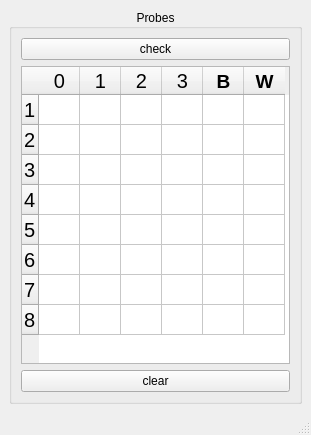
<?xml version="1.0" encoding="UTF-8"?>
<ui version="4.0">
 <class>MainWindow</class>
 <widget class="QMainWindow" name="MainWindow">
  <property name="geometry">
   <rect>
    <x>0</x>
    <y>0</y>
    <width>311</width>
    <height>435</height>
   </rect>
  </property>
  <property name="windowTitle">
   <string>MasterMind assistant</string>
  </property>
  <widget class="QWidget" name="centralwidget">
   <layout class="QHBoxLayout" name="horizontalLayout" stretch="0">
    <item>
     <widget class="QGroupBox" name="groupBox">
      <property name="title">
       <string>Probes</string>
      </property>
      <property name="alignment">
       <set>Qt::AlignCenter</set>
      </property>
      <layout class="QVBoxLayout" name="verticalLayout_2">
       <item>
        <widget class="QPushButton" name="check">
         <property name="text">
          <string>check</string>
         </property>
        </widget>
       </item>
       <item>
        <widget class="QTableWidget" name="tabProbe">
         <property name="font">
          <font>
           <pointsize>15</pointsize>
          </font>
         </property>
         <property name="horizontalScrollBarPolicy">
          <enum>Qt::ScrollBarAlwaysOff</enum>
         </property>
         <property name="selectionMode">
          <enum>QAbstractItemView::SingleSelection</enum>
         </property>
         <property name="wordWrap">
          <bool>false</bool>
         </property>
         <property name="rowCount">
          <number>8</number>
         </property>
         <attribute name="horizontalHeaderDefaultSectionSize">
          <number>41</number>
         </attribute>
         <row/>
         <row/>
         <row/>
         <row/>
         <row/>
         <row/>
         <row/>
         <row/>
         <column>
          <property name="text">
           <string>0</string>
          </property>
         </column>
         <column>
          <property name="text">
           <string>1</string>
          </property>
         </column>
         <column>
          <property name="text">
           <string>2</string>
          </property>
         </column>
         <column>
          <property name="text">
           <string>3</string>
          </property>
         </column>
         <column>
          <property name="text">
           <string>B</string>
          </property>
          <property name="font">
           <font>
            <pointsize>14</pointsize>
            <bold>true</bold>
           </font>
          </property>
          <property name="background">
           <color>
            <red>224</red>
            <green>27</green>
            <blue>36</blue>
           </color>
          </property>
         </column>
         <column>
          <property name="text">
           <string>W</string>
          </property>
          <property name="font">
           <font>
            <pointsize>14</pointsize>
            <bold>true</bold>
           </font>
          </property>
          <property name="background">
           <color>
            <red>224</red>
            <green>27</green>
            <blue>36</blue>
           </color>
          </property>
         </column>
        </widget>
       </item>
       <item>
        <widget class="QPushButton" name="clear">
         <property name="text">
          <string>clear</string>
         </property>
        </widget>
       </item>
      </layout>
     </widget>
    </item>
   </layout>
  </widget>
  <widget class="QMenuBar" name="menubar">
   <property name="geometry">
    <rect>
     <x>0</x>
     <y>0</y>
     <width>311</width>
     <height>21</height>
    </rect>
   </property>
  </widget>
  <widget class="QStatusBar" name="statusbar"/>
 </widget>
 <resources/>
 <connections>
  <connection>
   <sender>clear</sender>
   <signal>clicked()</signal>
   <receiver>MainWindow</receiver>
   <slot>clear()</slot>
   <hints>
    <hint type="sourcelabel">
     <x>438</x>
     <y>580</y>
    </hint>
    <hint type="destinationlabel">
     <x>395</x>
     <y>605</y>
    </hint>
   </hints>
  </connection>
  <connection>
   <sender>check</sender>
   <signal>clicked()</signal>
   <receiver>MainWindow</receiver>
   <slot>check()</slot>
   <hints>
    <hint type="sourcelabel">
     <x>386</x>
     <y>74</y>
    </hint>
    <hint type="destinationlabel">
     <x>486</x>
     <y>24</y>
    </hint>
   </hints>
  </connection>
 </connections>
 <slots>
  <slot>selectPerm(int)</slot>
  <slot>clear()</slot>
  <slot>check()</slot>
 </slots>
</ui>
